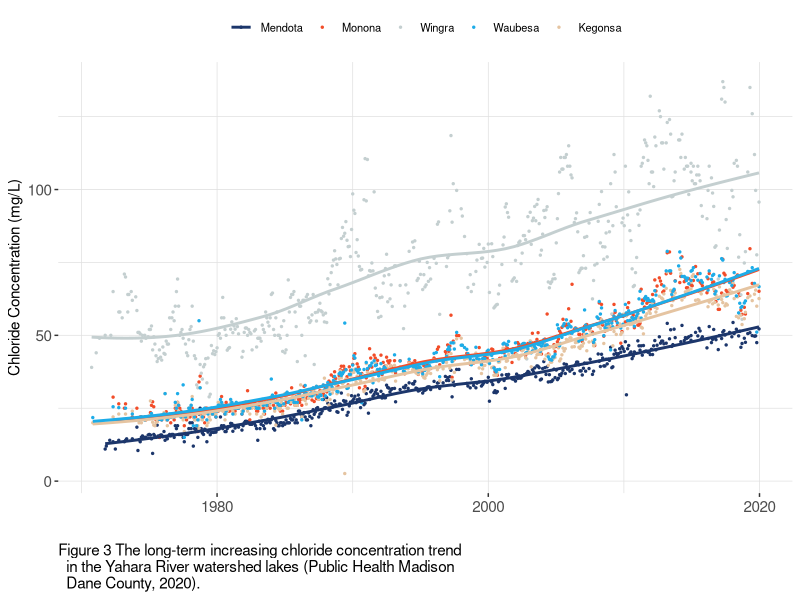
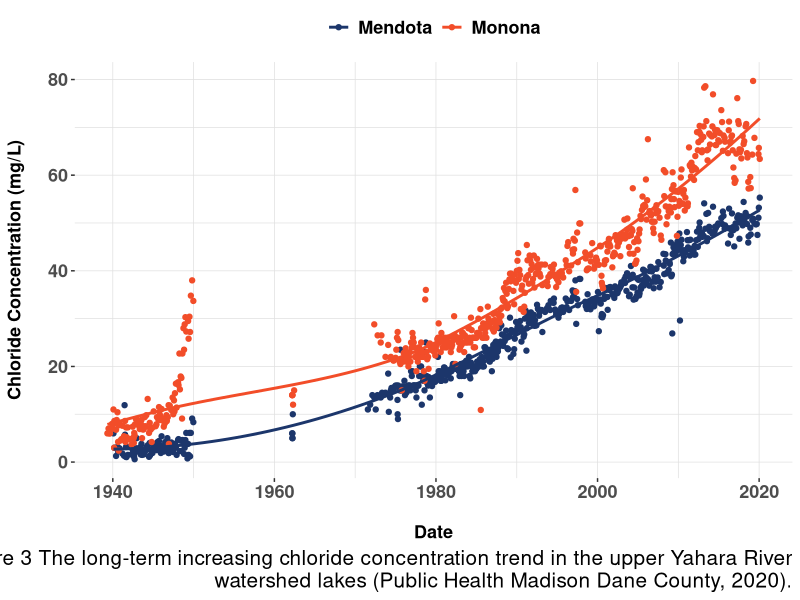
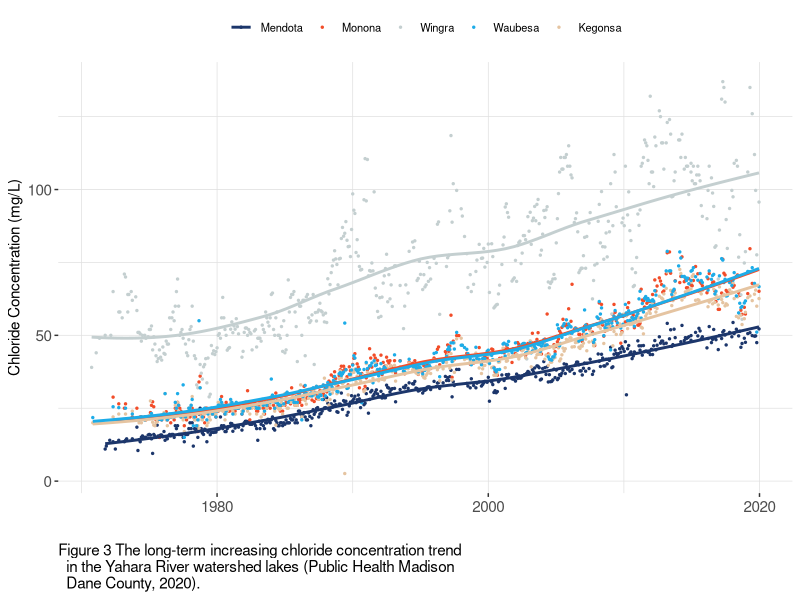
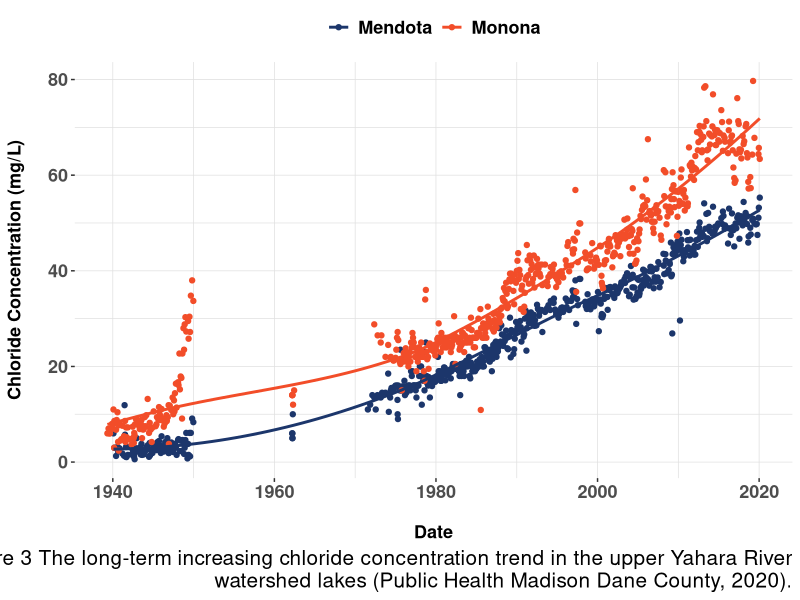

These figures' R source, in order:
library(tidyverse)
library(readxl)
library(lubridate)

#function to read in data for chloride
hist <- function(X) {
  lab <- read_xlsx("Data/PHMDC.xlsx", sheet = X) %>%
    mutate(chloride_mgL = as.numeric(chloride_mgL))
  
}

HistME <- hist("Mendota") %>%
  mutate(lakeid = "ME")
HistMO <- hist("Monona")  %>%
  mutate(lakeid = "MO")
HistMarsh <- hist("1918 Marsh")
HistDC <- hist("Dorn Creek")
HistPB <- hist("Pheasant Branch Creek")
Hist6MC <- hist("Six Mile Creek")
HistUB <- hist("U Bay Creek")
HistWI <- hist("Wingra")
HistYR <- hist("Yahara River")
















#historical data of Yahara Chain Lakes 
watershed <- read_xlsx("Data/YaharaHist.xlsx") %>%
  mutate(KA = as.numeric(KA))
  
ggplot(watershed) +
  geom_point(aes(Date, ME, color = "#1C366B"), size = .5) +
  geom_point(aes(Date, MO, color = "#F24D29"), size = .5) +
  geom_point(aes(Date, WI, color = "#C4CFD0"), size = .5) +
  geom_point(aes(Date, KA, color = "#E5C4A1"), size = .5) +
  geom_point(aes(Date, WA, color = "#1DACE8"), size = .5) +
  geom_smooth(aes(Date, ME, color = "#1C366B"), size = 1, se = FALSE) +
  geom_smooth(aes(Date, MO), color = "#F24D29", size = 1, se = FALSE) +
  geom_smooth(aes(Date, WI), color = "#C4CFD0", size = 1, se = FALSE) +
  geom_smooth(aes(Date, KA), color = "#E5C4A1", size = 1, se = FALSE) +
  geom_smooth(aes(Date, WA), color = "#1DACE8", size = 1, se = FALSE) +
  labs(y = "Chloride Concentration (mg/L)",
       x = "", # you don't really need to say date
       # caption = paste(strwrap("Figure 3 The long-term increasing chloride concentration trend in the Yahara River watershed lakes (Public Health Madison Dane County, 2020)."), collapse = "\n")) +
       caption = "Figure 3 The long-term increasing chloride concentration trend 
  in the Yahara River watershed lakes (Public Health Madison 
  Dane County, 2020).") +
  theme(legend.title = element_blank(),
        legend.position = "top",
        axis.text = element_text(size =11),
        axis.title = element_text(size = 11),
        panel.background = element_rect(fill = "white", colour = "white",
                                        size = 2, linetype = "solid"),
        panel.grid.major = element_line(size = 0.25, linetype = 'solid',
                                        colour = "gray88"), 
        panel.grid.minor = element_line(size = 0.25, linetype = 'solid',
                                        colour = "gray88"),
        legend.text = element_text(size = 8),  
        plot.caption = element_text(hjust = 0, size = 11)) +
  scale_color_identity(guide = "legend",
                       breaks = c("#1C366B", "#F24D29", "#C4CFD0", "#1DACE8", "#E5C4A1"),
                       labels = c("Mendota", "Monona", "Wingra", "Waubesa", "Kegonsa"))

ggsave("historicalyahara.png", height = 4, width = 6)
  



 #figure of Mendota/Monona historical data
data = rbind(HistME, HistMO)

ggplot(data, aes(date, chloride_mgL)) +
  geom_point(aes(color = lakeid)) +
  geom_smooth(aes(group = lakeid, color = lakeid), se = FALSE) +
  labs(y = "Chloride Concentration (mg/L)\n",
       x = "\nDate",
       caption = paste(strwrap("Figure 3 The long-term increasing chloride concentration trend in the upper Yahara River watershed lakes (Public Health Madison Dane County, 2020)."), collapse = "\n")) +
  theme(legend.title = element_blank(),
        legend.position = "top",
        axis.text = element_text(size =13, face = "bold"),
        axis.title = element_text(size = 13, face = "bold"),
        panel.background = element_rect(fill = "white", colour = "white",
                                        size = 2, linetype = "solid"),
        panel.grid.major = element_line(size = 0.25, linetype = 'solid',
                                        colour = "gray88"), 
        panel.grid.minor = element_line(size = 0.25, linetype = 'solid',
                                        colour = "gray88"),
        legend.text = element_text(size =13, face = "bold"),
        plot.caption = element_text(size = 15),
        plot.caption.position = "plot") +
  scale_color_manual(labels = c("Mendota", "Monona"),
                     values = c("#1C366B", "#F24D29"))
ggsave("longterm.png", height =10, width = 11)
